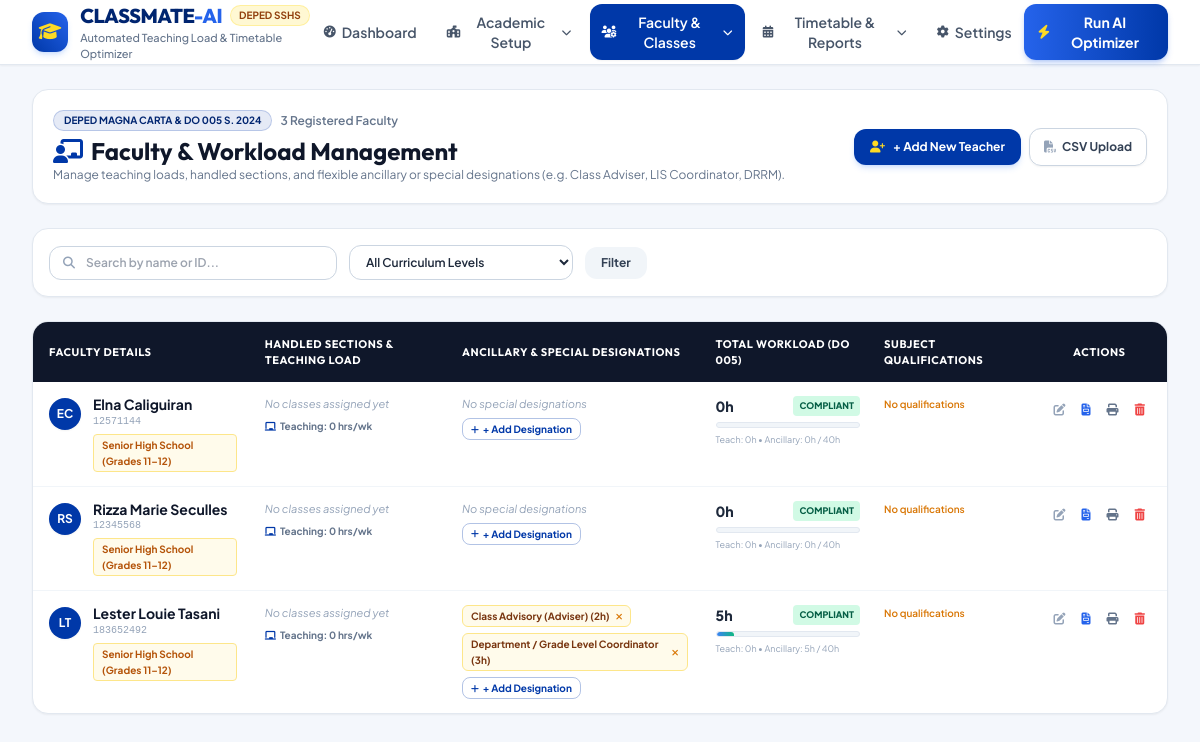
The page /teachers/ on the database as committed earlier.
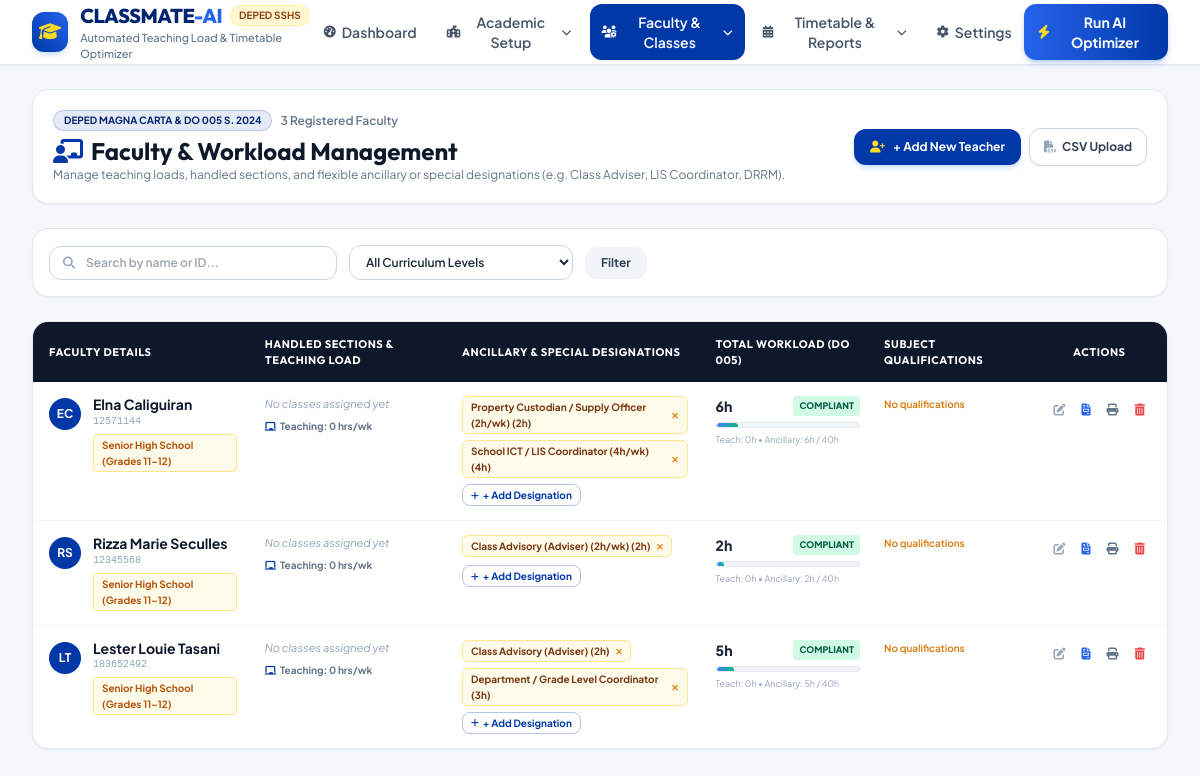
The same page on the database as committed later.
### scheduler/models.py (models this page shows, shortened)
class Teacher(models.Model):
    CURRICULUM_LEVEL_CHOICES = [
        ('jhs', 'Junior High School (Grades 7–10)'),
        ('shs', 'Senior High School (Grades 11–12)'),
        ('both', 'Both JHS & SHS (Integrated)'),
    ]
    employee_id = models.CharField(max_length=30, unique=True)
    first_name = models.CharField(max_length=50)
    last_name = models.CharField(max_length=50)
    email = models.EmailField(blank=True, default='')
    curriculum_level = models.CharField(max_length=20, choices=CURRICULUM_LEVEL_CHOICES, default='both')
    department = models.ForeignKey(Department, on_delete=models.SET_NULL, null=True, blank=True, related_name='teachers')
    max_daily_hours = models.FloatField(default=6.0, help_text="DepEd DO 005 s. 2024 (max 6h actual teaching)")
    max_weekly_hours = models.FloatField(default=30.0)
    preferred_vacant_period = models.IntegerField(null=True, blank=True, help_text="Preferred vacant period (1-8)")
    is_active = models.BooleanField(default=True)
    @property
    def full_name(self):
        return f"{self.first_name} {self.last_name}"

class AncillaryDuty(models.Model):
    COMMON_DESIGNATIONS = [
        ('adviser', 'Class Advisory (Adviser)'),
        ('ict_coordinator', 'School ICT / LIS Coordinator'),
        ('drrm_coordinator', 'Disaster Risk Reduction (DRRM) Coordinator'),
        ('school_paper', 'School Paper / Campus Journalism Adviser'),
        ('scout_coordinator', 'BSP / GSP Scout Coordinator'),
        ('dept_coordinator', 'Department / Grade Level Coordinator'),
        ('guidance_designate', 'Guidance Counselor Designate'),
        ('canteen_manager', 'Canteen / Feeding Program Manager'),
        ('property_custodian', 'Property Custodian / Supply Designate'),
        ('sports_coach', 'Sports / Athletic Club Coach'),
        ('reading_coordinator', 'Reading / Remediation Coordinator'),
        ('custom', 'Other Special Designation'),
    ]
    teacher = models.ForeignKey('Teacher', on_delete=models.CASCADE, related_name='ancillary_duties')
    title = models.CharField(max_length=150, help_text="Designation or Ancillary Title")
    designation_type = models.CharField(max_length=50, choices=COMMON_DESIGNATIONS, default='custom')
    weekly_hours = models.FloatField(default=2.0, help_text="Credited hours/week under DepEd DO 005 s. 2024")
    description = models.CharField(max_length=255, blank=True, default='')

### scheduler/views.py (the view)
# urls.py: path('teachers/', views.teachers_view, name='teachers'),
def teachers_view(request):
    level_filter = request.GET.get('level')
    dept_filter = request.GET.get('dept')
    search_query = request.GET.get('q', '').strip()
    teachers = Teacher.objects.prefetch_related(
        'qualifications__subject',
        'ancillary_duties',
        'advised_sections'
    ).all().order_by('last_name')
    if level_filter:
        teachers = teachers.filter(curriculum_level=level_filter)
    if dept_filter:
        teachers = teachers.filter(department__code=dept_filter)
    if search_query:
        teachers = teachers.filter(
            Q(first_name__icontains=search_query) |
            Q(last_name__icontains=search_query) |
            Q(employee_id__icontains=search_query)
        )
    teacher_assignments = defaultdict(list)
    for req in SectionSubjectRequirement.objects.filter(assigned_teacher__isnull=False).select_related('section', 'subject'):
        teacher_assignments[req.assigned_teacher_id].append(req)
    for t in teachers:
        t.handled_assignments = teacher_assignments.get(t.id, [])
        teach = sum(r.subject.weekly_periods for r in t.handled_assignments)
        t.teaching_hours = int(teach) if teach == int(teach) else round(teach, 1)
        t.duties_list = list(t.ancillary_duties.all())
        anc = sum(d.weekly_hours for d in t.duties_list)
        t.ancillary_hours = int(anc) if anc == int(anc) else round(anc, 1)
        tot = t.teaching_hours + t.ancillary_hours
        t.total_workload = int(tot) if tot == int(tot) else round(tot, 1)
        t.is_overload = (t.teaching_hours > t.max_weekly_hours) or (t.total_workload > 40)
    departments = Department.objects.all().order_by('name')
    subjects = Subject.objects.all().order_by('grade_level', 'code')
    timeframes = TimeSlot.objects.filter(day_of_week=1, is_break=False).order_by('grade_level', 'period_number')
    grouped_timeframes = defaultdict(list)
    for ts in timeframes:
        grade_lbl = dict(TimeSlot.TIMEFRAME_GRADE_CHOICES).get(ts.grade_level, f"Grade {ts.grade_level}")
        grouped_timeframes[grade_lbl].append(ts)
    common_designations = AncillaryDesignationCatalog.get_all_choices()
    context = {
        'teachers': teachers,
        'departments': departments,
        'subjects': subjects,
        'timeframes': timeframes,
        'grouped_timeframes': dict(grouped_timeframes),
        'common_designations': common_designations,
        'level_filter': level_filter,
        'dept_filter': dept_filter,
        'search_query': search_query,
    }
    return render(request, 'teachers.html', context)

### scheduler/models.py (called while the page is built)
    @classmethod
    def get_all_choices(cls):
        custom = list(cls.objects.filter(is_active=True).order_by('name'))
        if not custom:
            cls.seed_default_catalog()
            custom = list(cls.objects.filter(is_active=True).order_by('name'))
        return [(d.code, f"{d.name} ({int(d.default_weekly_hours) if d.default_weekly_hours == int(d.default_weekly_hours) else d.default_weekly_hours}h/wk)") for d in custom]

### templates/teachers.html (shortened to what the changed rows need)
{% extends 'base.html' %}
{% block content %}
<div class="space-y-6">
    <div class="bg-white rounded-2xl p-5 border border-slate-200 shadow-sm flex flex-col sm:flex-row sm:items-center justify-between gap-4">
        <div>
            <h1 class="text-xl sm:text-2xl font-bold font-heading text-slate-900 mt-1 flex items-center space-x-2">
                <i class="fa-solid fa-chalkboard-user text-deped-blue"></i>
                <span>Faculty & Workload Management</span>
            </h1>
        </div>
    </div>
    <div class="bg-white rounded-2xl border border-slate-200 shadow-sm overflow-hidden">
        <div class="overflow-x-auto">
            <table class="w-full text-left text-xs border-collapse">
                <thead class="bg-slate-900 text-white uppercase text-[11px] font-heading tracking-wider">
                    <tr>
                        <th class="py-3.5 px-4">Faculty Details</th>
                        <th class="py-3.5 px-3">Handled Sections & Teaching Load</th>
                        <th class="py-3.5 px-3">Ancillary & Special Designations</th>
                        <th class="py-3.5 px-3">Total Workload (DO 005)</th>
                        <th class="py-3.5 px-3">Subject Qualifications</th>
                        <th class="py-3.5 px-4 text-center">Actions</th>
                    </tr>
                </thead>
                <tbody class="divide-y divide-slate-100">
                    {% for t in teachers %}
                    <tr class="hover:bg-slate-50/80 transition" id="teacher-row-{{ t.id }}">
                        <td class="py-3.5 px-4 align-top">
                            <div class="flex items-start space-x-3">
                                <div class="w-8 h-8 rounded-full bg-deped-blue text-white font-bold flex items-center justify-center text-xs shadow-sm shrink-0 mt-0.5">
                                    {{ t.first_name|slice:":1" }}{{ t.last_name|slice:":1" }}
                                </div>
                                <div>
                                    <span class="font-bold text-slate-900 text-sm block leading-tight">{{ t.full_name }}</span>
                                    <span class="text-[10px] text-slate-400 font-mono block">{{ t.employee_id }}</span>
                                    <span class="px-2 py-0.5 rounded text-[10px] font-bold mt-1 inline-block {% if t.curriculum_level == 'jhs' %}bg-blue-50 text-blue-700 border border-blue-200{% elif t.curriculum_level == 'shs' %}bg-amber-50 text-amber-700 border border-amber-200{% else %}bg-purple-50 text-purple-700 border border-purple-200{% endif %}">
                                        {{ t.get_curriculum_level_display }}
                                    </span>
                                </div>
                            </div>
                        </td>
                        <td class="py-3.5 px-3 align-top max-w-xs">
                            <div class="space-y-1">
                                {% for req in t.handled_assignments %}
                                <div class="inline-flex items-center space-x-1 px-2 py-0.5 rounded-md bg-blue-50 text-blue-900 border border-blue-200 text-[10px] font-bold mr-1 mb-0.5">
                                    <span>{{ req.section.name }}:</span>
                                    <span class="text-deped-blue font-mono">{{ req.subject.code }}</span>
                                    <span class="text-slate-400 font-normal">({{ req.subject.weekly_periods }}h)</span>
                                </div>
                                {% empty %}
                                <span class="text-slate-400 italic text-[11px] block">No classes assigned yet</span>
                                {% endfor %}
                            </div>
                            <div class="text-[10px] text-slate-500 font-bold mt-1.5 flex items-center space-x-1">
                                <i class="fa-solid fa-chalkboard text-deped-blue"></i>
                                <span>Teaching: {{ t.teaching_hours }} hrs/wk</span>
                            </div>
                        </td>
                        <td class="py-3.5 px-3 align-top max-w-xs">
                            <div class="space-y-1">
                                {% for duty in t.duties_list %}
                                <div class="inline-flex items-center justify-between px-2 py-0.5 rounded-md bg-amber-50 text-amber-900 border border-amber-200 text-[10px] font-bold mr-1 mb-0.5" id="ancillary-badge-{{ duty.id }}">
                                    <span>{{ duty.title }} ({{ duty.weekly_hours|floatformat:0 }}h)</span>
                                    <button onclick="deleteAncillary({{ duty.id }}, '{{ duty.title|escapejs }}')" class="ml-1.5 text-amber-600 hover:text-red-600" title="Remove designation">
                                        <i class="fa-solid fa-xmark text-[9px]"></i>
                                    </button>
                                </div>
                                {% empty %}
                                <span class="text-slate-400 italic text-[11px] block">No special designations</span>
                                {% endfor %}
                            </div>
                            <button onclick="openAncillaryModal({{ t.id }}, '{{ t.full_name|escapejs }}')" class="mt-1.5 px-2 py-0.5 rounded-lg text-[10px] font-bold text-deped-blue hover:bg-blue-50 border border-deped-blue/30 inline-flex items-center space-x-1 transition active:scale-95">
                                <i class="fa-solid fa-plus text-[9px]"></i>
                                <span>+ Add Designation</span>
                            </button>
                        </td>
                        <td class="py-3.5 px-3 align-top min-w-[130px]">
                            <div class="space-y-1.5">
                                <div class="flex items-center justify-between">
                                    <span class="font-extrabold text-sm {% if t.is_overload %}text-red-600{% else %}text-slate-800{% endif %}">
                                        {{ t.total_workload|floatformat:0 }}h
                                    </span>
                                    <span class="text-[9px] font-extrabold uppercase px-1.5 py-0.5 rounded {% if t.is_overload %}bg-red-100 text-red-800{% else %}bg-emerald-100 text-emerald-800{% endif %}">
                                        {% if t.is_overload %}Overload{% else %}Compliant{% endif %}
                                    </span>
                                </div>
                                <div class="w-full bg-slate-100 rounded-full h-1.5 overflow-hidden border border-slate-200">
                                    <div class="{% if t.is_overload %}bg-red-500{% else %}bg-gradient-to-r from-blue-500 to-emerald-500{% endif %} h-1.5 rounded-full" style="width: {% widthratio t.total_workload 40 100 %}%;"></div>
                                </div>
                                <span class="text-[9px] text-slate-400 block leading-tight">
                                    Teach: {{ t.teaching_hours }}h &bull; Ancillary: {{ t.ancillary_hours|floatformat:0 }}h / 40h
                                </span>
                            </div>
                        </td>
                        <td class="py-3.5 px-3 align-top max-w-xs">
                            <div class="flex flex-wrap gap-1">
                                {% for q in t.qualifications.all %}
                                <span class="px-1.5 py-0.5 rounded text-[10px] font-bold bg-slate-100 text-slate-700 border border-slate-200">
                                    {{ q.subject.code }}
                                </span>
                                {% empty %}
                                <span class="text-amber-600 text-[10px] font-semibold">No qualifications</span>
                                {% endfor %}
                            </div>
                        </td>
                        <td class="py-3.5 px-4 text-center align-top">
                            <div class="flex items-center justify-center space-x-1">
                                <button onclick="openEditTeacherModal({{ t.id }}, '{{ t.first_name|escapejs }}', '{{ t.last_name|escapejs }}', '{{ t.employee_id|escapejs }}', '{{ t.curriculum_level|escapejs }}', '{{ t.department.id|default:'' }}', '{{ t.email|escapejs }}', {{ t.max_daily_hours }}, '{{ t.preferred_vacant_period|default:'' }}', [{% for q in t.qualifications.all %}{{ q.subject.id }}{% if not forloop.last %},{% endif %}{% endfor %}])" class="p-1.5 text-slate-400 hover:text-deped-blue hover:bg-blue-50 rounded-lg transition" title="Edit Faculty Profile">
                                    <i class="fa-solid fa-pen-to-square"></i>
                                </button>
                                <a href="{% url 'print_teacher_program' t.id %}" target="_blank" class="p-1.5 text-blue-600 hover:text-deped-darkblue hover:bg-blue-50 rounded-lg transition" title="Print DepEd Teacher's Program (Official Form)">
                                    <i class="fa-solid fa-file-invoice"></i>
                                </a>
                                <a href="{% url 'print_sf7' t.id %}" target="_blank" class="p-1.5 text-slate-500 hover:text-deped-darkblue hover:bg-slate-100 rounded-lg transition" title="Print School Form 7 (SF7)">
                                    <i class="fa-solid fa-print"></i>
                                </a>
                                <button onclick="deleteTeacher({{ t.id }}, '{{ t.full_name|escapejs }}')" class="p-1.5 text-red-500 hover:text-red-700 hover:bg-red-50 rounded-lg transition" title="Remove Faculty">
                                    <i class="fa-solid fa-trash-can"></i>
                                </button>
                            </div>
                        </td>
                    </tr>
                    {% empty %}
                    <tr>
                        <td colspan="6" class="py-12 text-center text-slate-400 font-semibold">
                            No faculty members found. Click <strong>"+ Add New Teacher"</strong> above to register a teacher.
                        </td>
                    </tr>
                    {% endfor %}
                </tbody>
            </table>
        </div>
    </div>
</div>
{% endblock %}

Rows that differ between the two databases and show on the page:
shown differently, row unchanged: Teacher "Elna Caliguiran": total_workload "0" → "6"; ancillary_hours "0" → "6"; no longer shows "No special designations"
added AncillaryDuty: title "Property Custodian / Supply Officer (2h/wk)", weekly_hours "2", shown under Teacher "Elna Caliguiran"
added AncillaryDuty: title "School ICT / LIS Coordinator (4h/wk)", weekly_hours "4", shown under Teacher "Elna Caliguiran"
shown differently, row unchanged: Teacher "Rizza Marie Seculles": total_workload "0" → "2"; ancillary_hours "0" → "2"; no longer shows "No special designations"
added AncillaryDuty: title "Class Advisory (Adviser) (2h/wk)", weekly_hours "2", shown under Teacher "Rizza Marie Seculles"
